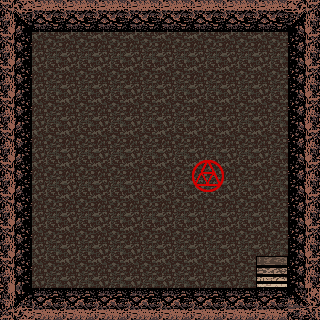

Rendered tile map (Tiled .tmx) drawn with the repository's tilesets; below, a short description and the full map source, tile grids included:
An orthogonal 10x10 tile map with 32x32 px tiles, 3 tile layers (floor, active_tiles, walls) and 4 objects.

<map version="1.0" orientation="orthogonal" width="10" height="10" tilewidth="32" tileheight="32">
 <tileset firstgid="1" name="tiles" tilewidth="32" tileheight="32">
  <image source="tileSet.png" trans="ff00ff" width="320" height="320" />
 </tileset>
 <layer name="floor" width="10" height="10">
  <properties>
   <property name="solid" value="false" />
  </properties>
  <data>
   <tile gid="1" />
   <tile gid="1" />
   <tile gid="1" />
   <tile gid="1" />
   <tile gid="1" />
   <tile gid="1" />
   <tile gid="1" />
   <tile gid="1" />
   <tile gid="1" />
   <tile gid="1" />
   <tile gid="1" />
   <tile gid="1" />
   <tile gid="1" />
   <tile gid="1" />
   <tile gid="1" />
   <tile gid="1" />
   <tile gid="1" />
   <tile gid="1" />
   <tile gid="1" />
   <tile gid="1" />
   <tile gid="1" />
   <tile gid="1" />
   <tile gid="1" />
   <tile gid="1" />
   <tile gid="1" />
   <tile gid="1" />
   <tile gid="1" />
   <tile gid="1" />
   <tile gid="1" />
   <tile gid="1" />
   <tile gid="1" />
   <tile gid="1" />
   <tile gid="1" />
   <tile gid="1" />
   <tile gid="1" />
   <tile gid="1" />
   <tile gid="1" />
   <tile gid="1" />
   <tile gid="1" />
   <tile gid="1" />
   <tile gid="1" />
   <tile gid="1" />
   <tile gid="1" />
   <tile gid="1" />
   <tile gid="1" />
   <tile gid="1" />
   <tile gid="1" />
   <tile gid="1" />
   <tile gid="1" />
   <tile gid="1" />
   <tile gid="1" />
   <tile gid="1" />
   <tile gid="1" />
   <tile gid="1" />
   <tile gid="1" />
   <tile gid="1" />
   <tile gid="1" />
   <tile gid="1" />
   <tile gid="1" />
   <tile gid="1" />
   <tile gid="1" />
   <tile gid="1" />
   <tile gid="1" />
   <tile gid="1" />
   <tile gid="1" />
   <tile gid="1" />
   <tile gid="1" />
   <tile gid="1" />
   <tile gid="1" />
   <tile gid="1" />
   <tile gid="1" />
   <tile gid="1" />
   <tile gid="1" />
   <tile gid="1" />
   <tile gid="1" />
   <tile gid="1" />
   <tile gid="1" />
   <tile gid="1" />
   <tile gid="1" />
   <tile gid="1" />
   <tile gid="1" />
   <tile gid="1" />
   <tile gid="1" />
   <tile gid="1" />
   <tile gid="1" />
   <tile gid="1" />
   <tile gid="1" />
   <tile gid="1" />
   <tile gid="1" />
   <tile gid="1" />
   <tile gid="1" />
   <tile gid="1" />
   <tile gid="1" />
   <tile gid="1" />
   <tile gid="1" />
   <tile gid="1" />
   <tile gid="1" />
   <tile gid="1" />
   <tile gid="1" />
   <tile gid="1" />
  </data>
 </layer>
 <layer name="active_tiles" width="10" height="10">
  <properties>
   <property name="solid" value="false" />
  </properties>
  <data>
   <tile gid="0" />
   <tile gid="0" />
   <tile gid="0" />
   <tile gid="0" />
   <tile gid="0" />
   <tile gid="0" />
   <tile gid="0" />
   <tile gid="0" />
   <tile gid="0" />
   <tile gid="0" />
   <tile gid="0" />
   <tile gid="0" />
   <tile gid="0" />
   <tile gid="0" />
   <tile gid="0" />
   <tile gid="0" />
   <tile gid="0" />
   <tile gid="0" />
   <tile gid="0" />
   <tile gid="0" />
   <tile gid="0" />
   <tile gid="0" />
   <tile gid="0" />
   <tile gid="0" />
   <tile gid="0" />
   <tile gid="0" />
   <tile gid="0" />
   <tile gid="0" />
   <tile gid="0" />
   <tile gid="0" />
   <tile gid="0" />
   <tile gid="0" />
   <tile gid="0" />
   <tile gid="0" />
   <tile gid="0" />
   <tile gid="0" />
   <tile gid="0" />
   <tile gid="0" />
   <tile gid="0" />
   <tile gid="0" />
   <tile gid="0" />
   <tile gid="0" />
   <tile gid="0" />
   <tile gid="0" />
   <tile gid="0" />
   <tile gid="0" />
   <tile gid="0" />
   <tile gid="0" />
   <tile gid="0" />
   <tile gid="0" />
   <tile gid="0" />
   <tile gid="0" />
   <tile gid="0" />
   <tile gid="0" />
   <tile gid="0" />
   <tile gid="0" />
   <tile gid="20" />
   <tile gid="0" />
   <tile gid="0" />
   <tile gid="0" />
   <tile gid="0" />
   <tile gid="0" />
   <tile gid="0" />
   <tile gid="0" />
   <tile gid="0" />
   <tile gid="0" />
   <tile gid="0" />
   <tile gid="0" />
   <tile gid="0" />
   <tile gid="0" />
   <tile gid="0" />
   <tile gid="0" />
   <tile gid="0" />
   <tile gid="0" />
   <tile gid="0" />
   <tile gid="0" />
   <tile gid="0" />
   <tile gid="0" />
   <tile gid="0" />
   <tile gid="0" />
   <tile gid="0" />
   <tile gid="0" />
   <tile gid="0" />
   <tile gid="0" />
   <tile gid="0" />
   <tile gid="0" />
   <tile gid="0" />
   <tile gid="0" />
   <tile gid="72" />
   <tile gid="0" />
   <tile gid="0" />
   <tile gid="0" />
   <tile gid="0" />
   <tile gid="0" />
   <tile gid="0" />
   <tile gid="0" />
   <tile gid="0" />
   <tile gid="0" />
   <tile gid="0" />
   <tile gid="0" />
  </data>
 </layer>
 <layer name="walls" width="10" height="10">
  <data>
   <tile gid="15" />
   <tile gid="11" />
   <tile gid="11" />
   <tile gid="11" />
   <tile gid="11" />
   <tile gid="11" />
   <tile gid="11" />
   <tile gid="11" />
   <tile gid="11" />
   <tile gid="16" />
   <tile gid="12" />
   <tile gid="0" />
   <tile gid="0" />
   <tile gid="0" />
   <tile gid="0" />
   <tile gid="0" />
   <tile gid="0" />
   <tile gid="0" />
   <tile gid="0" />
   <tile gid="13" />
   <tile gid="12" />
   <tile gid="0" />
   <tile gid="0" />
   <tile gid="0" />
   <tile gid="0" />
   <tile gid="0" />
   <tile gid="0" />
   <tile gid="0" />
   <tile gid="0" />
   <tile gid="13" />
   <tile gid="12" />
   <tile gid="0" />
   <tile gid="0" />
   <tile gid="0" />
   <tile gid="0" />
   <tile gid="0" />
   <tile gid="0" />
   <tile gid="0" />
   <tile gid="0" />
   <tile gid="13" />
   <tile gid="12" />
   <tile gid="0" />
   <tile gid="0" />
   <tile gid="0" />
   <tile gid="0" />
   <tile gid="0" />
   <tile gid="0" />
   <tile gid="0" />
   <tile gid="0" />
   <tile gid="13" />
   <tile gid="12" />
   <tile gid="0" />
   <tile gid="0" />
   <tile gid="0" />
   <tile gid="0" />
   <tile gid="0" />
   <tile gid="0" />
   <tile gid="0" />
   <tile gid="0" />
   <tile gid="13" />
   <tile gid="12" />
   <tile gid="0" />
   <tile gid="0" />
   <tile gid="0" />
   <tile gid="0" />
   <tile gid="0" />
   <tile gid="0" />
   <tile gid="0" />
   <tile gid="0" />
   <tile gid="13" />
   <tile gid="12" />
   <tile gid="0" />
   <tile gid="0" />
   <tile gid="0" />
   <tile gid="0" />
   <tile gid="0" />
   <tile gid="0" />
   <tile gid="0" />
   <tile gid="0" />
   <tile gid="13" />
   <tile gid="12" />
   <tile gid="0" />
   <tile gid="0" />
   <tile gid="0" />
   <tile gid="0" />
   <tile gid="0" />
   <tile gid="0" />
   <tile gid="0" />
   <tile gid="0" />
   <tile gid="13" />
   <tile gid="18" />
   <tile gid="14" />
   <tile gid="14" />
   <tile gid="14" />
   <tile gid="14" />
   <tile gid="14" />
   <tile gid="14" />
   <tile gid="14" />
   <tile gid="14" />
   <tile gid="17" />
  </data>
 </layer>
 <objectgroup name="Object Layer 1" width="10" height="10" visible="0">
  <properties>
   <property name="solid" value="true" />
  </properties>
  <object x="0" y="1" width="318" height="29" />
  <object x="0" y="288" width="319" height="32" />
  <object x="0" y="31" width="33" height="255" />
  <object x="289" y="30" width="30" height="259" />
 </objectgroup>
</map>